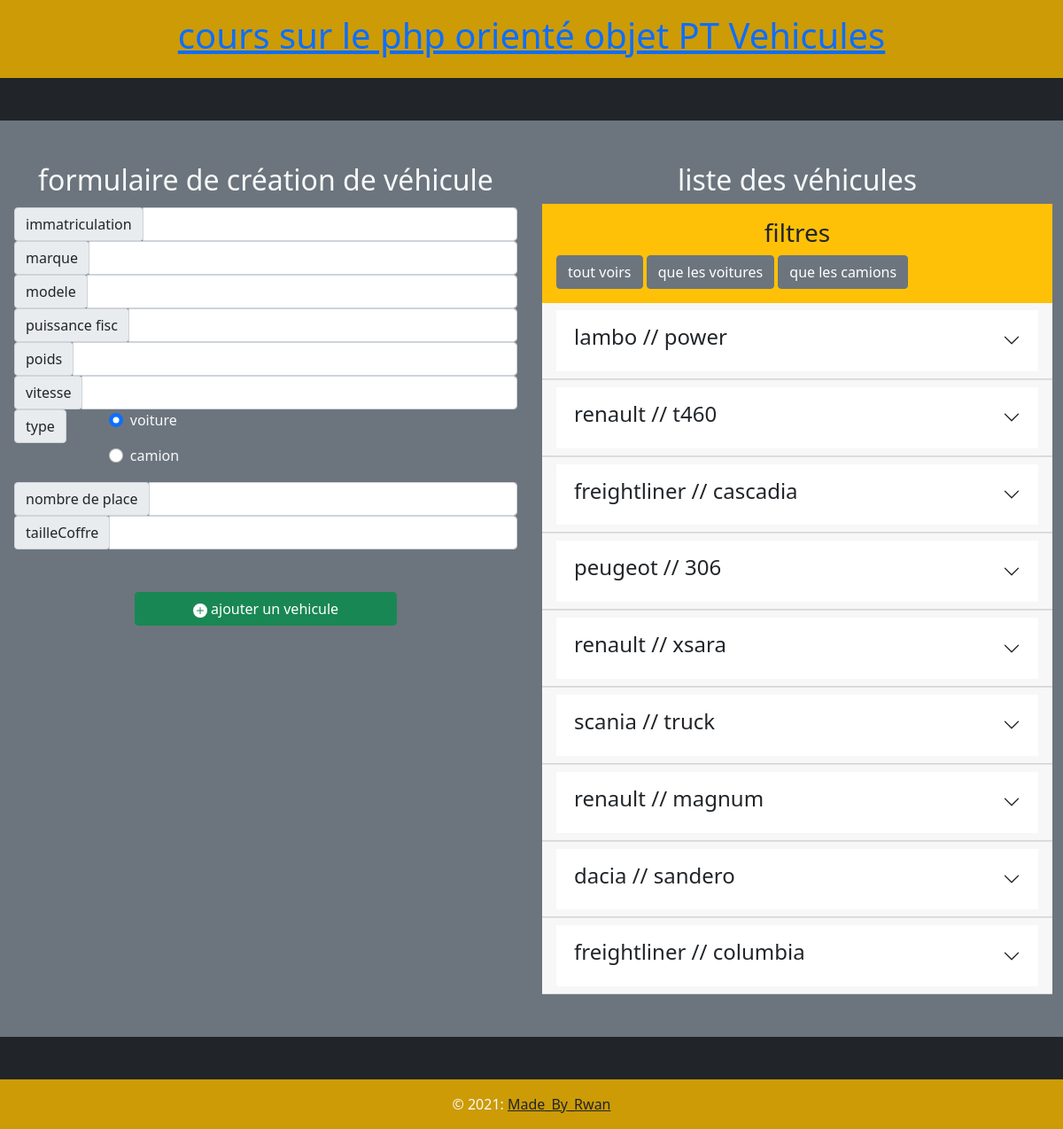
The page / on the database its author committed.
### tables this page shows
CREATE TABLE `vehicules` (
  `id` varchar(20) NOT NULL,
  `marque` varchar(30) NOT NULL,
  `modele` varchar(30) NOT NULL,
  `puissanceFiscale` int(11) NOT NULL,
  `poids` float NOT NULL,
  `vitesse` float NOT NULL,
  `cargaison` int(11) DEFAULT NULL,
  `capaStockage` int(11) DEFAULT NULL,
  `nbrPassagers` int(11) DEFAULT NULL,
  `tailleCoffre` int(11) DEFAULT NULL,
  `vehicType` varchar(30) NOT NULL
);

### managers/VehiculeManager.php (called while the page is built, shortened)
<?php
class  VehiculeManager
{
    private $_db;
    public function setDb($db)
    {
        $this->_db = $db;
    }
    public function  getAll()
    {
        $req = $this->_db->query(
            "SELECT * FROM vehicules"
        );
        $tabVehic = [];
        while ($data = $req->fetch(PDO::FETCH_ASSOC)) {
            if ($data["vehicType"] == "voiture") {
                array_push($tabVehic, new Voiture($data));
            } else if ($data["vehicType"] == "camion") {
                array_push($tabVehic, new Camion($data));
            }
        }
        return $tabVehic;
    }
}

### managers/managerActions.php (called while the page is built, shortened)
<?php
if (isset($_POST["selective"])) {
    switch ($_POST["selective"]) {
        case "all":
            $vehiculeList = $myManager_Vehicule->getAll();
            break;
        case "cam":
            $vehiculeList = $myManager_Vehicule->getByType("camion");
            break;
        case "voit":
            $vehiculeList = $myManager_Vehicule->getByType("voiture");
            break;
    }
} else {
    $vehiculeList = $myManager_Vehicule->getAll();
}

### class/Vehicule.php (called while the page is built, shortened)
<?php
abstract class Vehicule
{
    protected $_marque;
    protected $_modele;
    public function setId($_id)
    {
        return $this;
    }
    public function setVitesse($_vitesse)
    {
        $_vitesse = (float)$_vitesse;
        return $this;
    }
    public function setPoids($_poids)
    {
        $_poids = (float)$_poids;
        return $this;
    }
    public function setPuissanceFiscale($_puissanceFiscale)
    {
        $_puissanceFiscale = (int)$_puissanceFiscale;
        return $this;
    }
    public function getModele()
    {
        return $this->_modele;
    }
    public function setModele($_modele)
    {
        if (is_string($_modele)) {
            $this->_modele = $_modele;
        }
        return $this;
    }
    public function getMarque()
    {
        return $this->_marque;
    }
    public function setMarque($_marque)
    {
        if (is_string($_marque)) {
            $this->_marque = $_marque;
        }
        return $this;
    }
    public function hydrate(array $data)
    {
        foreach ($data as $key => $value) {
            $method = 'set' . ucfirst($key);
        }
    }
}

### class/Voiture.php (called while the page is built, shortened)
<?php
final class Voiture extends Vehicule
{
    public function setVehicType($type)
    {
        return $this;
    }
    public function setNbrPassagers($_nbrPassagers)
    {
        return $this;
    }
    public function setTailleCoffre($_tailleCoffre)
    {
        return $this;
    }
}

### class/Camion.php (called while the page is built, shortened)
<?php
class Camion extends Vehicule
{
    public function setVehicType($type)
    {
        return $this;
    }
    public function setCargaison($_cargaison)
    {
        return $this;
    }
    public function setCapaStockage($_capaStockage)
    {
        return $this;
    }
}

### parts/vehiculeList.php (the view, shortened to what this page needs)
<div class="selectiveFilter p-3 bg-warning">
    <h3 class="text-center text-dark">filtres</h3>
    <div class="row ">
        <form action="#" method="post">
            <button class="col btn btn-secondary" name="selective" type="submit" value="all">
                tout voirs
            </button>
            <button class="col  btn btn-secondary" name="selective" type="submit" value="voit">
                que les voitures
            </button>
            <button class="col btn btn-secondary" name="selective" type="submit" value="cam">
                que les camions
            </button>
        </form>
    </div>
</div>
<div class="accordion accordion-flush" id="accordionVehic">
    <?php
    $listCount = 1;
    foreach ($vehiculeList as $ind => $vehic) {
    ?>
    <div class="accordion-item card text-dark">
        <h4 class="accordion-header card-header" id="heading<?php echo $listCount ?>">
            <button class="accordion-button collapsed
            <?php
            if (isset($vehiculeToEdit) && ($vehiculeToEdit->getId() == $vehic->getId())) {
                echo "editing";
            }
            ?>
            " type="button" data-bs-toggle="collapse" data-bs-target="#collapse<?php echo $listCount ?>"
                aria-expanded="false" aria-controls="collapse<?php echo $listCount ?>">
                <h4>
                    <?php echo ($vehic->getMarque() . " // " . $vehic->getModele()); ?>
                </h4>
            </button>
        </h4>
</div>
<?php
        $listCount++;
    }
?>
</div>

### index.php (shortened to what this page needs)
<?php
require('managers/connectDataBase.php');
require('managers/VehiculeManager.php');
require('class/Vehicule.php');
require('class/Voiture.php');
require('class/Camion.php');
$myManager_Vehicule = new VehiculeManager($pdo);
?>
<!DOCTYPE html>
<html lang="en">
<head>
    <link rel="stylesheet" href="https://cdn.jsdelivr.net/npm/bootstrap@5.0.2/dist/css/bootstrap.min.css">
    <link rel="stylesheet" href="main.css">
</head>
<body class="text-light bg-dark">
    <?php
    require_once("managers/managerActions.php")
    ?>
    <header class="bg-warning mb-5 text-center text-lg-start">
        <div class="text-center p-3" style="background-color: rgba(0, 0, 0, 0.2);">
            <h1>
                <a href="index.php">cours sur le php orienté objet PT Vehicules</a>
            </h1>
        </div>
    </header>
    <div class="container-fluid ">
        <div class="row">
            <div class="col-md-6 py-5 bg-secondary">
                <?php
                include('parts/addForm.php')
                ?>
            </div>
            <div class="col-md-6 py-5 bg-secondary">
                <h2 class="text-center">liste des véhicules</h2>
                <?php
                include('parts/vehiculeList.php');
                ?>
            </div>
        </div>
    </div>
    <footer class="bg-warning mt-5 text-center text-lg-start">
        <div class="text-center p-3" style="background-color: rgba(0, 0, 0, 0.2);">
            © 2021:
            <a class="text-dark" href="">Made_By_Rwan</a>
        </div>
    </footer>
</body>
</html>

### parts/addForm.php (shortened to what this page needs)
<?php
if (isset($vehiculeToEdit)) {
    echo " <h2 class='text-center'> formulaire d'édition de véhicule</h2>";
} else {
    echo " <h2 class='text-center'> formulaire de création de véhicule</h2>";
}
?>
<form method="post" action="#" class="
<?php if (isset($vehiculeToEdit)) {
    echo "editing";
} ?> p-1" enctype="multipart/form-data">
    <div class="row">
        <div class="input-group">
            <div class="input-group-prepend  ">
                <span class="input-group-text text-end">immatriculation</span>
            </div>
            <input required type="text" id="id" name="id" class="form-control text-end" <?php if (isset($vehiculeToEdit)) {
                                                                                            echo ('value="' . $vehiculeToEdit->getId() . '"');
                                                                                        }
                                                                                        ?>>
        </div>
    </div>
    <div class="row">
        <div class="input-group">
            <div class="input-group-prepend  ">
                <span class="input-group-text text-end">marque</span>
            </div>
            <input required type="text" id="marque" name="marque" class="form-control text-end" <?php if (isset($vehiculeToEdit)) {
                                                                                                    echo ('value="' . $vehiculeToEdit->getMarque() . '"');
                                                                                                }
                                                                                                ?>>
        </div>
    </div>
    <div class="row">
        <div class="input-group">
            <div class="input-group-prepend  ">
                <span class="input-group-text text-end">modele</span>
            </div>
            <input required type="text" id="modele" name="modele" class="form-control text-end" <?php if (isset($vehiculeToEdit)) {
                                                                                                    echo ('value="' . $vehiculeToEdit->getModele() . '"');
                                                                                                }
                                                                                                ?>>
        </div>
    </div>
    <div class="row">
        <div class="input-group">
            <div class="input-group-prepend  ">
                <span class="input-group-text text-end">puissance fisc</span>
            </div>
            <input required type="number" id="puissanceFiscale" name="puissanceFiscale" class="form-control text-end"
                                                                                                                        ?>>
        </div>
    </div>
    <div class="row">
        <div class="input-group">
            <div class="input-group-prepend  ">
                <span class="input-group-text text-end">poids</span>
            </div>
            <input <?php if (isset($vehiculeToEdit)) {
                        echo ('value="' . $vehiculeToEdit->getPoids() . '"');
                    }
                    ?> required type="number" id="poids" name="poids" class="form-control text-end">
        </div>
    </div>
    <div class="row">
        <div class="input-group">
            <div class="input-group-prepend  ">
                <span class="input-group-text ">vitesse</span>
            </div>
            <input <?php if (isset($vehiculeToEdit)) {
                        echo ('value="' . $vehiculeToEdit->getVitesse() . '"');
                    }
                    ?> required type="number" id="vitesse" name="vitesse" class="text-end form-control">
        </div>
    </div>
    <div class="row">
        <div class="input-group">
            <div class="input-group-prepend  ">
                <span class="input-group-text ">type</span>
            </div>
            <div class="form-check ms-5">
                <div>
                    <p>
                        <input <?php
                                if (!isset($vehiculeToEdit) or (isset($vehiculeToEdit) && $vehiculeToEdit->getVehicType() == "voiture")) {
                                    echo "checked";
                                }
                                ?> class="form-check-input" value="voiture" type="radio" name="vehicType"
                            id="vehicTypeVoit">
                        <label class="form-check-label" for="vehicTypeVoit">
                            voiture
                        </label>
                    </p>
                    <p>
                        <input <?php
                                if (isset($vehiculeToEdit) && $vehiculeToEdit->getVehicType() == "camion") {
                                    echo "checked ";
                                }
                                ?>class="form-check-input" value="camion" type="radio" name="vehicType"
                            id="vehicTypeCam">
                        <label class="form-check-label" for="vehicTypeCam">
                            camion
                        </label>
                    </p>
                </div>
            </div>
        </div>
    </div>
    <div id="formSpeVoiture">
        <div class="row">
            <div class="input-group">
                <div class="input-group-prepend  ">
                    <span class="input-group-text ">nombre de place</span>
                </div>
                <input <?php if (isset($vehiculeToEdit) && $vehiculeToEdit->getVehicType() == "voiture") {
                            echo ('value="' . $vehiculeToEdit->getNbrPassagers() . '"');
                        }
                        ?> type="number" id="nbrPassagers" name="nbrPassagers" class="text-end form-control">
            </div>
        </div>
        <div class="row">
            <div class="input-group">
                <div class="input-group-prepend  ">
                    <span class="input-group-text ">tailleCoffre</span>
                </div>
                <input <?php if (isset($vehiculeToEdit) && $vehiculeToEdit->getVehicType() == "voiture") {
                            echo ('value="' . $vehiculeToEdit->getTailleCoffre() . '"');
                        }
                        ?>type="number" id="tailleCoffre" name="tailleCoffre" class="text-end form-control">
            </div>
        </div>
    </div>
    <?php
    if (isset($vehiculeToEdit)) {
    ?>
    <div class="row mt-5">
        <button class="btn btn-warning col-4 offset-1" id="edit" name="edit" type="submit" value="doEdit">
            <svg xmlns="http://www.w3.org/2000/svg" width="16" height="16" fill="currentColor"
                class="bi bi-plus-circle-fill" viewBox="0 0 16 16">
                <path
                    d="M16 8A8 8 0 1 1 0 8a8 8 0 0 1 16 0zM8.5 4.5a.5.5 0 0 0-1 0v3h-3a.5.5 0 0 0 0 1h3v3a.5.5 0 0 0 1 0v-3h3a.5.5 0 0 0 0-1h-3v-3z" />
            </svg>
            editer ce vehicule
        </button>
        <a class="btn btn-danger col-4 offset-2" href="index.php">
            <svg xmlns="http://www.w3.org/2000/svg" width="16" height="16" fill="currentColor"
                class="bi bi-x-circle-fill" viewBox="0 0 16 16">
                <path
                    d="M16 8A8 8 0 1 1 0 8a8 8 0 0 1 16 0zM5.354 4.646a.5.5 0 1 0-.708.708L7.293 8l-2.647 2.646a.5.5 0 0 0 .708.708L8 8.707l2.646 2.647a.5.5 0 0 0 .708-.708L8.707 8l2.647-2.646a.5.5 0 0 0-.708-.708L8 7.293 5.354 4.646z" />
            </svg>
            annuler
        </a>
    </div>
    <?php
    } else {
    ?>
    <div class="row mt-5">
        <button class="btn btn-success col-6 offset-3" id="submitNew" name="submitNew" type="submit"
            value="newVehicule">
            <svg xmlns="http://www.w3.org/2000/svg" width="16" height="16" fill="currentColor"
                class="bi bi-plus-circle-fill" viewBox="0 0 16 16">
                <path
                    d="M16 8A8 8 0 1 1 0 8a8 8 0 0 1 16 0zM8.5 4.5a.5.5 0 0 0-1 0v3h-3a.5.5 0 0 0 0 1h3v3a.5.5 0 0 0 1 0v-3h3a.5.5 0 0 0 0-1h-3v-3z" />
            </svg>
            ajouter un vehicule
        </button>
    </div>
    <?php
    }
    ?>
</form>

### rows shown on the page
vehicules: marque "lambo", modele "power"
vehicules: marque "renault", modele "t460"
vehicules: marque "freightliner", modele "cascadia"
vehicules: marque "peugeot", modele "306"
vehicules: marque "renault", modele "xsara"
vehicules: marque "scania", modele "truck"
vehicules: marque "renault", modele "magnum"
vehicules: marque "dacia", modele "sandero"
vehicules: marque "freightliner", modele "columbia"
